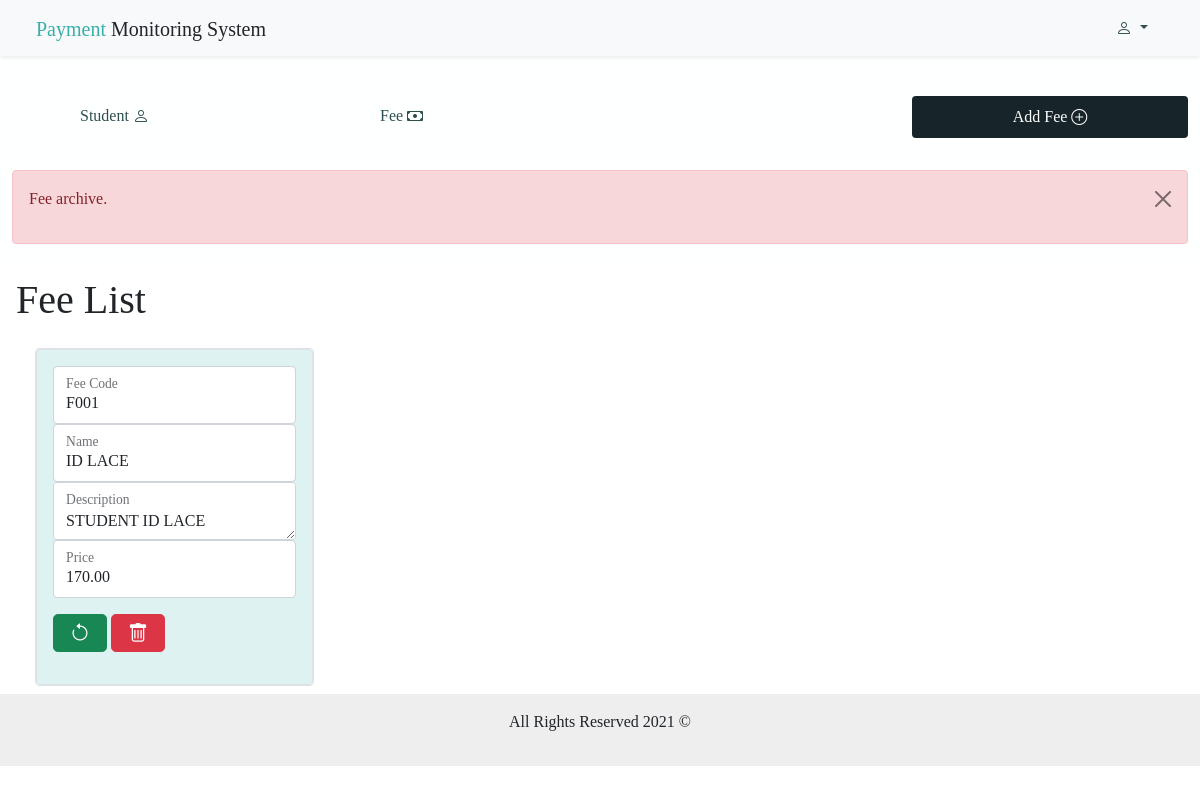
/fee.php?arcfee=yes, run on the app's committed database.
### tables this page shows
CREATE TABLE `tb_fee` (
  `fee_ID` int(11) NOT NULL,
  `fee_code` varchar(30) NOT NULL,
  `fee_name` varchar(30) NOT NULL,
  `fee_dscrptn` text NOT NULL,
  `fee_due` date NOT NULL,
  `fee_price` double NOT NULL,
  `fee_status` char(1) NOT NULL,
  `date_time` datetime NOT NULL DEFAULT current_timestamp()
);

### includes/functions.inc.php (called while the page is built, shortened)
<?php
    function getFees($conn){
        $sql = "SELECT *
                FROM `tb_fee`
                WHERE fee_status = 'A';";
        $stmt=mysqli_stmt_init($conn);
        if (!mysqli_stmt_prepare($stmt, $sql)){
            return false;
            exit;
        }
        mysqli_stmt_execute($stmt);
        $resultData = mysqli_stmt_get_result($stmt);
        $arr = array();
        if(!empty($resultData)){
            while($row = mysqli_fetch_assoc($resultData)){
                array_push($arr, $row);
            }
            return $arr;
        }
        else{
            return false;
        }
    }
?>

### fee.php (the view, shortened to what this page needs)
<?php
    include_once "includes/db_conn.php";
    include_once "includes/functions.inc.php";
?>
<html>
<head>
    <?php include_once "header.php";?>
    <link rel="stylesheet" href="css/bootstrap.min.css">
    <link rel="stylesheet" href="font/bootstrap-icons.css">
    <link rel="stylesheet" href="style/styles.css">
</head>
<body>
    <?php include_once "nav.php"; ?>
    <div class="container-fluid mt-5 panel-1">
        <div class="row">
            <div class="col-lg-3 col-md-12 col-sm-12 mt-5">
                <ul class="navbar-nav">
                    <li class="nav-item" >
                        <a class="nav-link" href="student.php">
                            Student <i class="bi bi-person"></i>
                        </a>
                    </li>
                </ul>
            </div>
            <div class="col-lg-3 col-md-12 col-sm-12 mt-5">
                <ul class="navbar-nav">
                    <li class="nav-item">
                        <a class="nav-link "  href="fee.php">
                            Fee <i class="bi bi-cash"></i>
                        </a>
                    </li>
                </ul>
            </div>
            <div class="col-lg-3 col-md-12 col-sm-12 mt-5"></div>
            <div class="col-lg-3 col-md-12 col-sm-12 mt-5 mb-3">
                <a class="nav-link btn button-color" data-toggle="collapse" href="#addFee" role="button" aria-expanded="false" aria-controls="addFee">
                    Add Fee <i class="bi bi-plus-circle"></i>
                </a>
            </div>
        </div>
    </div>
    <div class="row m-0 panel-1">
            <div class="col-lg-12 col-sm-12 col-md-12">
                <?php
                if(isset($_GET['error'])){
                    switch($_GET['error']){
                        case 1:
                            if(isset($_GET['feecode'])){ ?>
                                <div class="mt-3 alert alert-danger alert-dismissible fade show" role="alert">
                                    <p>Fee <?php echo $_GET['feecode'];?> Exists.</p>
                                    <button type="button" class="btn-close" data-dismiss="alert" aria-label="Close">
                                    </button>
                                </div>
                            <?php }
                            break;
                        case 2: ?>
                            <div class="mt-3 alert alert-danger alert-dismissible fade show" role="alert">
                                 <p>Adding Record Failed.</p>
                                 <button type="button" class="btn-close" data-dismiss="alert" aria-label="Close">
                                </button>
                            </div>
                            <?php break;
                         case 3: ?>
                            <div class="mt-3 alert alert-danger alert-dismissible fade show" role="alert">
                                 <p>Checking Record Failed.</p>
                                 <button type="button" class="btn-close" data-dismiss="alert" aria-label="Close">
                                </button>
                            </div>
                                <?php break;
                        case 0:
                            if(isset($_GET['feename'])){ ?>
                               <div class="mt-3 alert alert-success alert-dismissible fade show" role="alert">
                                    <p>Fee <?php echo $_GET['feename']; ?> has been added.</p>
                                    <button type="button" class="btn-close" data-dismiss="alert" aria-label="Close">
                                   </button>
                                </div>
                            <?php }
                            break;
                        default:
                            echo '<div class="mt-3 alert alert-danger alert-dismissible fade show" role="alert">
                                 <h6 class="display-6">Oops!</h6>'.$_GET['error'].'<button type="button" class="btn-close" data-dismiss="alert" aria-label="Close">
                                 </button>
                            </div>';
                     }
                    }
                    else if(isset($_GET['arcfee'])){
                        if($_GET['arcfee'] == "yes"){ ?>
                            <div class="mt-3 alert alert-danger alert-dismissible fade show" role="alert">
                                <p>Fee archive.</p>
                                <button type="button" class="btn-close" data-dismiss="alert" aria-label="Close">
                                </button>
                            </div>
                        <?php }
                    }
                ?>
            </div>
    </div>
    <div class="container-fluid">
        <div class="row">
            <h3 class="display-6 m-0 p-3">Fee List</h3>
            <div>
                <div class="col-lg-12 col-md-12 col-sm-12">
         <?php
            $fee_list = getFees($conn);
                if(!empty($fee_list)){
                    foreach($fee_list as $fee_key => $fee){
                    $fee_price = $fee['fee_price'];?>
                    <div class="col-lg-3 col-md-12 col-sm-12 m-1 p-1 float-left">
                        <div class="card border border-bg-gradient" >
                            <div class="card border border-bg-gradient" style="background-color:#DEF2F1;">
                            <div class="card-body">
                            <form action="includes/fee.inc.php" method="POST">
                                <div class="form-floating">
                                    <input type="text" class="form-control" name="fee_code" id="fee<?php echo $fee['fee_ID']; ?>" value="<?php echo $fee['fee_code']; ?>" required>
                                    <label for="fee<?php echo $fee['fee_ID']; ?>" class="form-label">Fee Code</label>
                                </div>
                                <div class="form-floating">
                                    <input type="text" class="form-control" name="fee_name" id="fee<?php echo $fee['fee_ID']; ?>" value="<?php echo $fee['fee_name']; ?>" required >
                                    <label for="fee<?php echo $fee['fee_ID']; ?>" class="form-label">Name</label>
                                </div>
                                <div class="form-floating">
                                    <textarea name="fee_dscrptn" type="text" class="form-control" required><?php echo $fee['fee_dscrptn']; ?></textarea>
                                <label for="fee<?php echo $fee['fee_ID']; ?>" class="form-label">Description</label>
                                </div>
                                <div class="form-floating">
                                    <input type="number" class="form-control" name="fee_price" id="fee<?php echo $fee['fee_ID']; ?>" value="<?php echo sprintf("%.2f",$fee_price); ?>" required>
                                    <label for="fee<?php echo $fee['fee_ID']; ?>" class="form-label">Price</label>
                                </div>
                                <button class="btn btn-success mt-3 btn-lg" name="updatefee_submit"> <i class="bi bi-arrow-counterclockwise"></i> </button>
                                <a href="fee.php?archivefee=<?php echo $fee['fee_ID']; ?>" class="btn btn-danger mt-3 btn-lg" title="Archive <?php echo $fee['fee_name']; ?>"><i class="bi bi-trash"></i> </a>
                            </form>
                            </div>
                            </div>
                        </div>
                    </div>
        <?php }
    }
    else{
        echo "<h4> No Records Found.</h4>";
    }   ?>
        </div>
    </div>
    </div>
    </div>
</body>
<?php include_once "footer.php"; ?>
</html>

### style/styles.css (style rules this page uses)
body { font-family: verdana; }
.navbar-nav > li > a { color: darkslategray; margin-left: 68px; }
a { color: darkslategray; }
.panel-1 { background-color: #FEFFFF; }
.button-color { background-color: #17252A; color: #FEFFFF; }

### data on the page
tb_fee: fee_code "F001", fee_name "ID LACE", fee_dscrptn "STUDENT ID LACE", fee_price "170.00"
